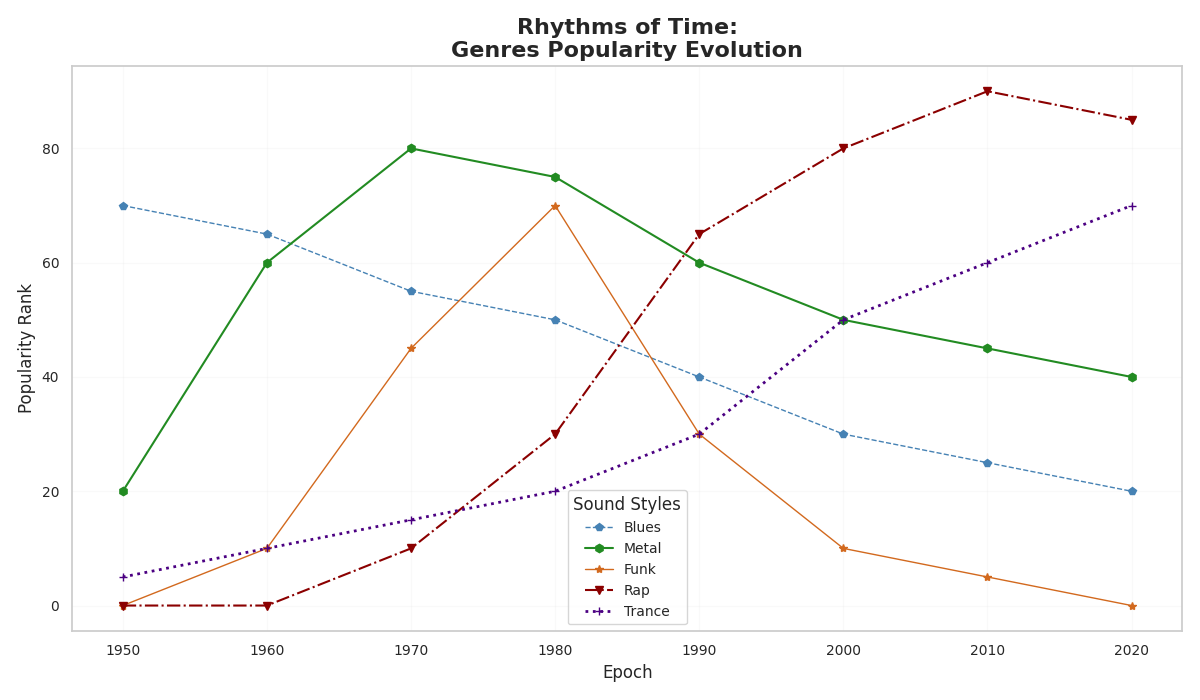

Source code (Python):
import matplotlib.pyplot as plt
import numpy as np

decades = np.arange(1950, 2030, 10)
jazz_popularity = [70, 65, 55, 50, 40, 30, 25, 20]
rock_popularity = [20, 60, 80, 75, 60, 50, 45, 40]
disco_popularity = [0, 10, 45, 70, 30, 10, 5, 0]
hiphop_popularity = [0, 0, 10, 30, 65, 80, 90, 85]
electronic_popularity = [5, 10, 15, 20, 30, 50, 60, 70]

fig, ax = plt.subplots(figsize=(12, 7))

ax.plot(decades, jazz_popularity, label='Blues', color='steelblue', marker='p', linewidth=1, linestyle='--')
ax.plot(decades, rock_popularity, label='Metal', color='forestgreen', marker='h', linewidth=1.5, linestyle='-')
ax.plot(decades, disco_popularity, label='Funk', color='chocolate', marker='*', linewidth=1, linestyle='-')
ax.plot(decades, hiphop_popularity, label='Rap', color='darkred', marker='v', linewidth=1.5, linestyle='-.')
ax.plot(decades, electronic_popularity, label='Trance', color='indigo', marker='+', linewidth=2, linestyle=':')

ax.set_xlabel('Epoch', fontsize=12)
ax.set_ylabel('Popularity Rank', fontsize=12)
ax.set_title('Rhythms of Time:\nGenres Popularity Evolution', fontsize=16, fontweight='bold')

ax.grid(True, linestyle='-', alpha=0.1)
ax.legend(loc='lower center', title='Sound Styles', fontsize=10, title_fontsize='12')

plt.xticks(decades, fontsize=10)
plt.yticks(fontsize=10)
plt.tight_layout()
plt.show()
